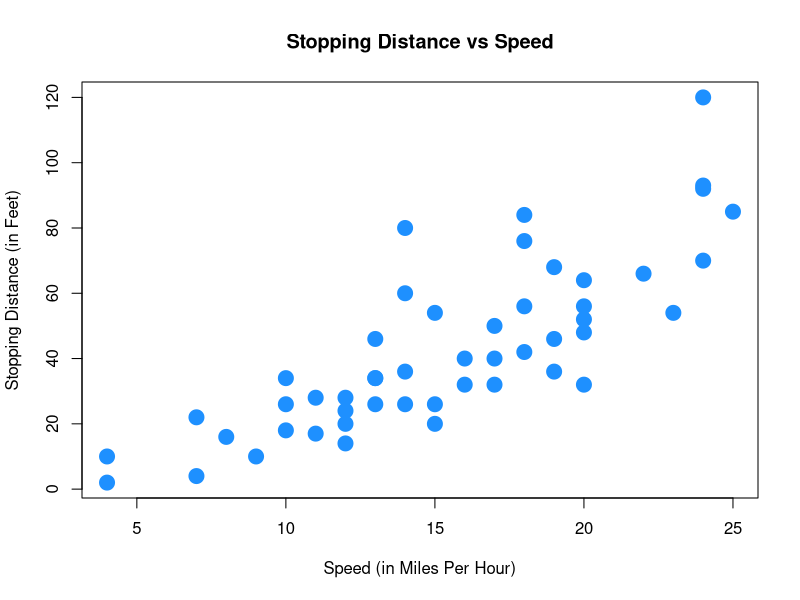
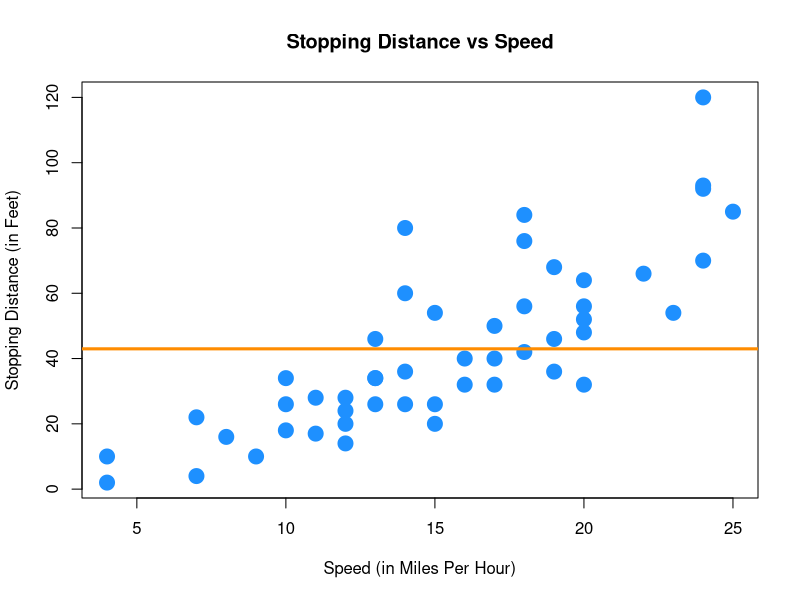
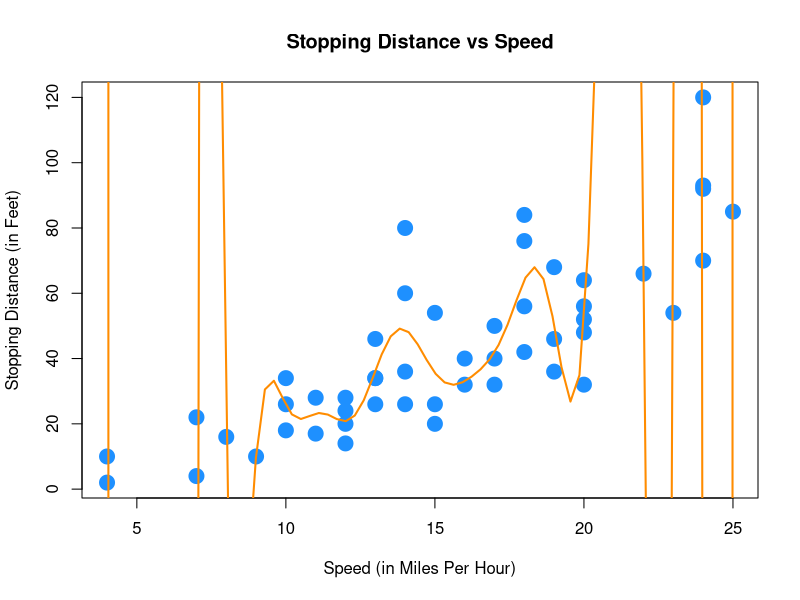
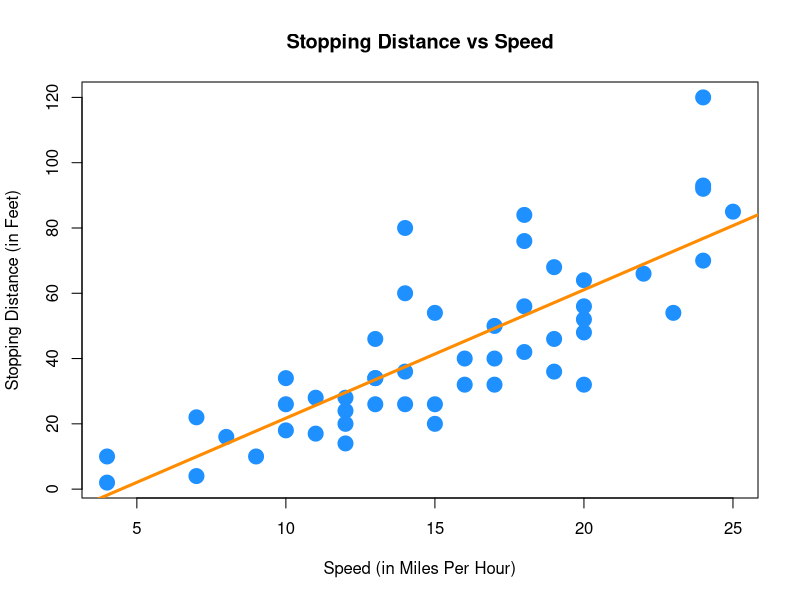
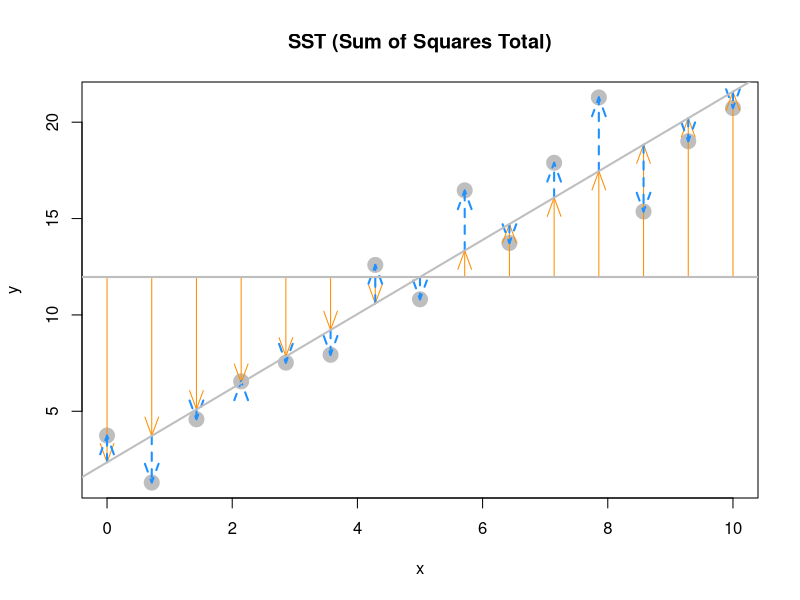
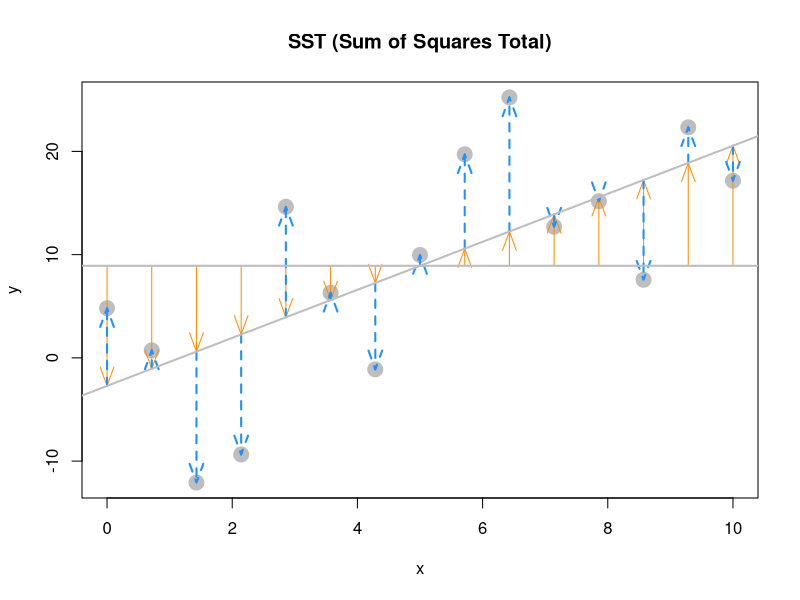
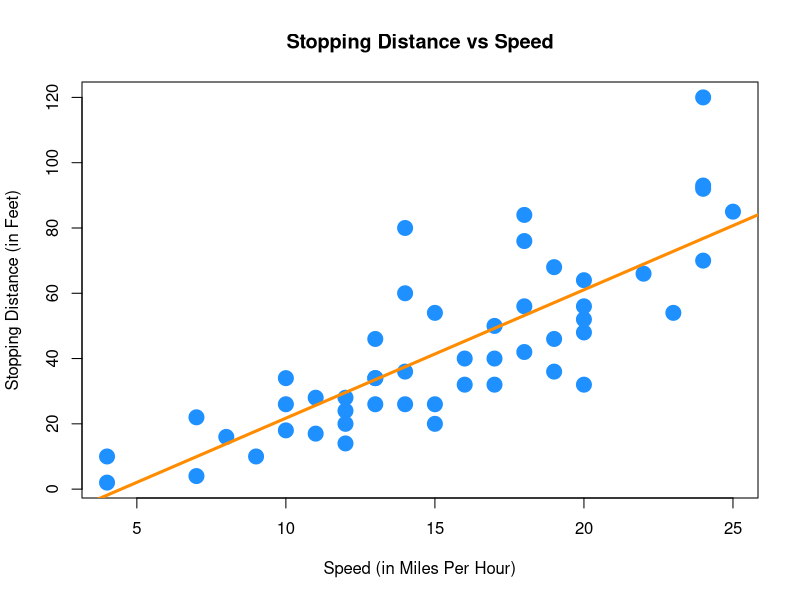
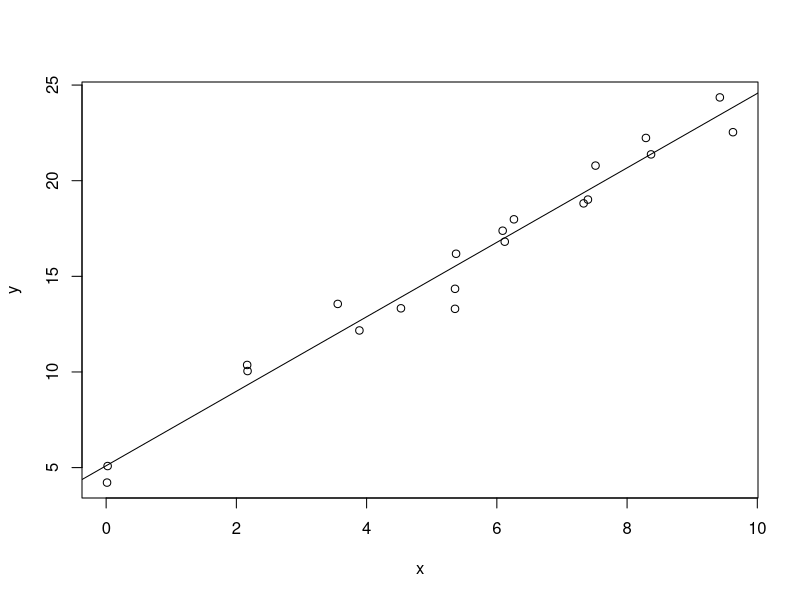

These figures' R source, in order:
## ---- chunk 1
str(cars)
## ---- chunk 2
dim(cars)
nrow(cars)
ncol(cars)
## ---- chunk 3
plot(dist ~ speed, data = cars,
     xlab = "Speed (in Miles Per Hour)",
     ylab = "Stopping Distance (in Feet)",
     main = "Stopping Distance vs Speed",
     pch  = 20,
     cex  = 3,
     col  = "dodgerblue")
## ---- chunk 4
plot(dist ~ speed, data = cars,
     xlab = "Speed (in Miles Per Hour)",
     ylab = "Stopping Distance (in Feet)",
     main = "Stopping Distance vs Speed",
     pch  = 20,
     cex  = 3,
     col  = "dodgerblue")
underfit_model = lm(dist ~ 1, data = cars)
abline(underfit_model, lwd = 3, col = "darkorange")
## ---- chunk 5
overfit_model = lm(dist ~ poly(speed, 18), data = cars)
x = seq(-10, 50, length.out = 200)
plot(dist ~ speed, data = cars,
     xlab = "Speed (in Miles Per Hour)",
     ylab = "Stopping Distance (in Feet)",
     main = "Stopping Distance vs Speed",
     pch  = 20,
     cex  = 3,
     col  = "dodgerblue")
lines(x, predict(overfit_model, data.frame(speed = x)), lwd = 2, col = "darkorange")
## ---- chunk 6
stop_dist_model = lm(dist ~ speed, data = cars)
plot(dist ~ speed, data = cars,
     xlab = "Speed (in Miles Per Hour)",
     ylab = "Stopping Distance (in Feet)",
     main = "Stopping Distance vs Speed",
     pch  = 20,
     cex  = 3,
     col  = "dodgerblue")
abline(stop_dist_model, lwd = 3, col = "darkorange")
## ---- chunk 7
x = cars$speed
y = cars$dist
## ---- chunk 8
Sxy = sum((x - mean(x)) * (y - mean(y)))
Sxx = sum((x - mean(x)) ^ 2)
Syy = sum((y - mean(y)) ^ 2)
c(Sxy, Sxx, Syy)
## ---- chunk 9
beta_1_hat = Sxy / Sxx
beta_0_hat = mean(y) - beta_1_hat * mean(x)
c(beta_0_hat, beta_1_hat)
## ---- chunk 10
## TODO: this code and be made much better
# show for different R^2 values?
#

set.seed(42)
generate_data <- function(int = 1,
                          slope = 2,
                          sigma = 5,
                          n_obs = 15,
                          x_min = 0,
                          x_max = 10) {
  x <- seq(x_min, x_max, length.out = n_obs)
  y <- int + slope * x + rnorm(n_obs, 0, sigma)
  fit <- lm(y ~ x)
  y_hat <- fitted(fit)
  y_bar <- rep(mean(y), n_obs)
  data.frame(x, y, y_hat, y_bar)
}

plot_total_dev <- function(reg_data) {
  plot(reg_data$x, reg_data$y, main = "SST (Sum of Squares Total)", 
       xlab = "x", ylab = "y", pch = 20, cex = 3, col = "grey")
  arrows(reg_data$x, reg_data$y_bar,
         reg_data$x, reg_data$y_hat,
         col = 'darkorange', lwd = 1, length = 0.2, angle = 20)
  arrows(reg_data$x, reg_data$y_hat,
         reg_data$x, reg_data$y,
         col = 'dodgerblue', lwd = 2, lty = 2, length = 0.2, angle = 20)
  abline(h = mean(reg_data$y), lwd = 2,col = "grey")
  abline(lm(y ~ x, data = reg_data), lwd = 2, col = "grey")
}

plot_unexp_dev <- function(reg_data) {
  plot(reg_data$x, reg_data$y, main = "SSE (Sum of Squares Error)",
       xlab = "x", ylab = "y", pch = 20, cex = 3, col = "grey")
  arrows(reg_data$x, reg_data$y_hat,
         reg_data$x, reg_data$y,
         col = 'dodgerblue', lwd = 1, length = 0.2, angle = 20)
  abline(lm(y ~ x, data = reg_data), lwd = 2, col = "grey")
}

plot_exp_dev <- function(reg_data) {
  plot(reg_data$x, reg_data$y, main = "SSR (Sum of Squares Regression)", 
  xlab = "x", ylab = "y", pch = 20, cex = 3, col = "grey")
  arrows(reg_data$x, reg_data$y_bar,
         reg_data$x, reg_data$y_hat,
         col = 'darkorange', lwd = 1, length = 0.2, angle = 20)
  abline(lm(y ~ x, data = reg_data), lwd = 2, col = "grey")
  abline(h = mean(reg_data$y), col = "grey")
}
## ---- chunk 11
plot_data <- generate_data(sigma = 2)
summary(lm(y ~ x, data = plot_data))$r.sq
#plot_exp_dev(plot_data)
#plot_unexp_dev(plot_data)
plot_total_dev(plot_data)
## ---- chunk 12
plot_data <- generate_data(sigma = 6)
summary(lm(y ~ x, data = plot_data))$r.sq
#plot_exp_dev(plot_data)
#plot_unexp_dev(plot_data)
plot_total_dev(plot_data)
## ---- chunk 13
stop_dist_model = lm(dist ~ speed, data = cars)
plot(dist ~ speed, data = cars,
     xlab = "Speed (in Miles Per Hour)",
     ylab = "Stopping Distance (in Feet)",
     main = "Stopping Distance vs Speed",
     pch  = 20,
     cex  = 3,
     col  = "dodgerblue")
abline(stop_dist_model, lwd = 3, col = "darkorange")
## ---- chunk 14
stop_dist_model
names(stop_dist_model)
## ---- chunk 15
stop_dist_model$residuals
## ---- chunk 16
coef(stop_dist_model)
resid(stop_dist_model)
fitted(stop_dist_model)
## ---- chunk 17
summary(stop_dist_model)
names(summary(stop_dist_model))
## ---- chunk 18
summary(stop_dist_model)$sigma
summary(stop_dist_model)$r.squared
summary(stop_dist_model)$coefficients
## ---- chunk 19
sum(stop_dist_model$residuals ^ 2)
sum((cars$dist - fitted(stop_dist_model)) ^ 2)
sqrt(sum(stop_dist_model$residuals ^ 2) / (length(stop_dist_model$residuals) - 2))
## ---- chunk 20
predict(stop_dist_model, data.frame(speed = 10))
## ---- chunk 21
as.numeric(coef(stop_dist_model)[1] + coef(stop_dist_model)[2] * 10)
## ---- chunk 22
predict(stop_dist_model, data.frame(speed = c(10, 20, 30, 40)))
## ---- chunk 23
predict(stop_dist_model, data.frame(speed = cars$speed))
predict(stop_dist_model)
fitted(stop_dist_model)
## ---- chunk 24
n       = 20
beta_0  = 5
beta_1  = 2
sigma   = 1
epsilon = rnorm(n, mean = 0, sd = sigma)
## ---- chunk 25
x = runif(n, 0, 10)
y = beta_0 + beta_1 * x + epsilon
## ---- chunk 26
sim_fit = lm(y ~ x)
coef(sim_fit)
## ---- chunk 27
plot(y ~ x)
abline(sim_fit)
## ---- chunk 28
sim_slr = function(n, beta_0 = 10, beta_1 = 5, sigma = 1, xmin = 0, xmax = 10) {
  epsilon = rnorm(n, mean = 0, sd = sigma)
  x       = runif(n, xmin, xmax)
  y       = beta_0 + beta_1 * x + epsilon
  data.frame(predictor = x, response = y)
}
## ---- chunk 29
sim_data = sim_slr(n = 50, beta_0 = 5, beta_1 = 2, sigma = 3)
## ---- chunk 30
head(sim_data)
## ---- chunk 31
sim_fit = lm(response ~ predictor, data = sim_data)
coef(sim_fit)
## ---- chunk 32
plot(response ~ predictor, data = sim_data,
     xlab = "Simulated Predictor Variable",
     ylab = "Simulated Response Variable",
     main = "Simulated Regression Data",
     pch  = 20,
     cex  = 2,
     col  = "dodgerblue")
abline(sim_fit, lwd = 3, col = "darkorange")
